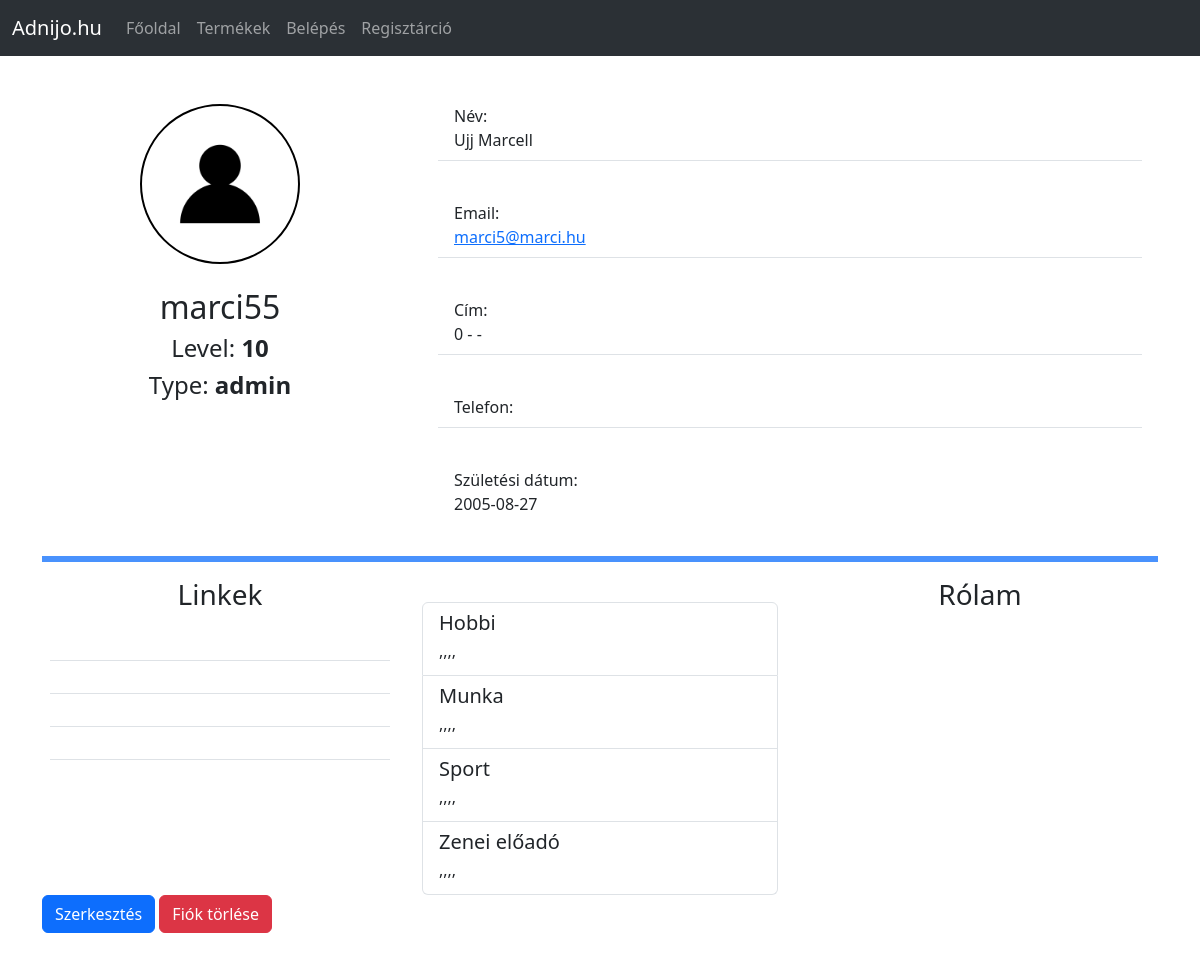
Screenshot of /profile.php?id=9 with the database file from the repository.
### tables this page shows
CREATE TABLE `users` (
  `id` int(11) NOT NULL,
  `uname` varchar(256) DEFAULT NULL,
  `name` varchar(256) DEFAULT NULL,
  `email` varchar(256) DEFAULT NULL,
  `bornDate` date DEFAULT NULL,
  `type` varchar(25) DEFAULT NULL,
  `pwd` varchar(512) DEFAULT NULL,
  `profileImg` varchar(256) DEFAULT NULL,
  `about` varchar(1024) DEFAULT NULL,
  `links` varchar(512) DEFAULT NULL,
  `badge` varchar(512) DEFAULT NULL,
  `coupon` varchar(255) DEFAULT NULL,
  `level` int(11) DEFAULT NULL,
  `hobby` varchar(256) DEFAULT NULL,
  `work` varchar(256) DEFAULT NULL,
  `sport` varchar(256) DEFAULT NULL,
  `music` varchar(256) DEFAULT NULL,
  `addr` varchar(256) DEFAULT NULL,
  `phone` varchar(15) DEFAULT NULL,
  `zip` int(11) DEFAULT NULL,
  `city` varchar(255) DEFAULT NULL
);

### includes/functions.inc.php (called while the page is built, shortened)
<?php
function getSpecificUser($conn, $id) {
	$sql = "SELECT * FROM users WHERE id=".$id.";";
	$result = $conn->query($sql);
	return $result;
}

### profile.php (the view, shortened to what this page needs)
<!DOCTYPE html>
<html lang="hu">
    <?php include_once 'components/header.php' ?>
<body>
    <?php include_once 'components/headerNav.php' ?>
    <?php
        require_once 'includes/dbh.inc.php';
        require_once 'includes/functions.inc.php';
        $id = $_GET["id"];
        $user = getSpecificUser($conn, $id);
        if ($user->num_rows > 0) {
            while($seged = $user->fetch_assoc()) {
                echo '<div class="container my-4">
                        <div class="row">
                            <div class="col-4">
                                <img src="../img/'.$seged['profileImg'].'" class="card-img-top kep kep-telo d-block mx-auto mt-4" alt="'.$seged['name'].'">
                                <div class="text-center m-4">
                                    <h2>'.$seged["uname"].'</h2>
                                    <span class="badge bg-secondary mb-3">'.$seged['badge'].'</span>
                                    <h4>Level: <b>'.$seged['level'].'</b></h4>
                                    <h4>Type: <b>'.$seged['type'].'</b></h4>
                                </div>
                            </div>
                            <div class="col">
                                <ul class="list-group list-group-flush">
                                    <li class="list-group-item m-3">Név: <br>'.$seged["name"].'</li>
                                    <li class="list-group-item m-3">Email: <br><a href="mailto:'.$seged["email"].'">'.$seged["email"].'</a></li>
                                    <li class="list-group-item m-3">Cím: <br>'.$seged['zip'].' - '.$seged['city'].' - '.$seged['addr'].'</li>
                                    <li class="list-group-item m-3">Telefon: <br><a href="tel:'.$seged['phone'].'">'.$seged['phone'].'</a></li>
                                    <li class="list-group-item m-3">Születési dátum: <br>'.$seged["bornDate"].'</li>
                                </ul>
                            </div>
                        </div>
                        <hr class="border border-primary border-3 opacity-75">
                        <div class="row">
                            <div class="col">
                            <h3 clasS="text-center">Linkek</h3>
                            <ul class="list-group list-group-flush mt-4">';
                                $linkek = explode(",", $seged["links"]);
                                for($i=0;$i<count($linkek);$i++){
                                    echo '<li class="list-group-item m-2"><a href="'.$linkek[$i].'">'.$linkek[$i].'</a></li>';
                                }
                            echo    '</ul>
                            </div>
                            <div class="col">
                                <div class="list-group mt-4">
                                    <a class="list-group-item" aria-current="true">
                                        <div class="d-flex w-100 justify-content-between">
                                        <h5 class="mb-1">Hobbi</h5>
                                        </div>
                                        <p class="mb-1">'.$seged["hobby"].'</p>
                                    </a>
                                    <a class="list-group-item" aria-current="true">
                                        <div class="d-flex w-100 justify-content-between">
                                            <h5 class="mb-1">Munka</h5>
                                        </div>
                                        <p class="mb-1">'.$seged["work"].'</p>
                                    </a>
                                    <a class="list-group-item" aria-current="true">
                                        <div class="d-flex w-100 justify-content-between">
                                        <h5 class="mb-1">Sport</h5>
                                        </div>
                                        <p class="mb-1">'.$seged["sport"].'</p>
                                    </a>
                                    <a class="list-group-item" aria-current="true">
                                        <div class="d-flex w-100 justify-content-between">
                                        <h5 class="mb-1">Zenei előadó</h5>
                                        </div>
                                        <p class="mb-1">'.$seged["music"].'</p>
                                    </a>
                                </div>
                            </div>
                            <div class="col">
                                <h3 clasS="text-center">Rólam</h3>
                                <p class="m-4">'.$seged["about"].'</p>
                            </div>
                        </div>
                        <div class="row">
                            <div class="col">
                                <button class="btn btn-primary" onclick="userEdit('.$seged["id"].')">Szerkesztés</button>
                                <button class="btn btn-danger" onclick="userDelete('.$seged["id"].')">Fiók törlése</button>
                            </div>
                            <div class="col">
                            </div>
                        </div>
                    </div>
                    <div class="spacer"></div>';
            }
        }
        include_once 'components/footerNav.php';
    ?>
</body>
</html>

### css/style.css (style rules this page uses)
@media screen and (min-width: 600px) { .kep { width: 10rem !important; height: 10rem !important; object-fit: cover; border-radius: 50%; border: 2px solid black; } }

### rows the page displays
users: profileImg (placeholder picture), uname "marci55", level "10", type "admin", name "Ujj Marcell", email "marci5@marci.hu", zip "0", bornDate "2005-08-27", hobby ",,,,", work ",,,,", sport ",,,,", music ",,,,"
